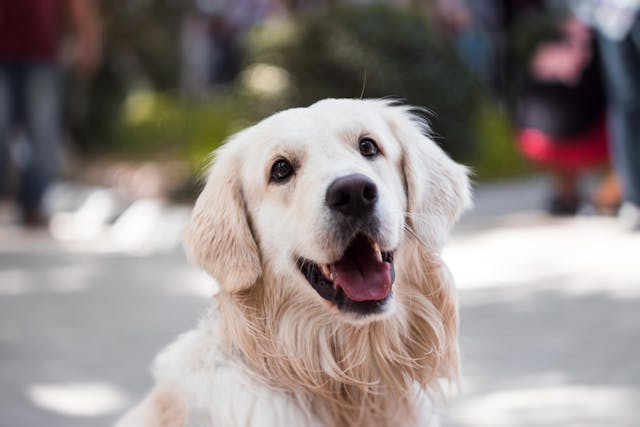
#> input picture images/dog.jpg, 640 x 427 px
$ jupyter execute --allow-errors test2.ipynb
#> lines starting #> are read from the running program, lines starting #| are printed output that depends on the picture; after the words box and inside, x2 and y2 are one past the last pixel; in counts of white or black regions, pixels touching at a corner belong together
[cell 1]
import cv2
import numpy as np
DEFAUL_IMAGE_PATH = "./images/dog.jpg"
DEFAUL_VIDEO_PATH = "./videos/dog.mp4"
print("setting complete")

[cell 2]
img = cv2.imread(DEFAUL_IMAGE_PATH)
#> img is the input picture: shape (427, 640, 3); mean B, G, R 132.3, 135.1, 144.1
cv2.imshow("img", img)
cv2.waitKey(0)
cv2.destroyAllWindows()

[cell 3]
cap = cv2.VideoCapture(DEFAUL_VIDEO_PATH)
fps = cap.get(cv2.CAP_PROP_FPS)

while cap.isOpened():
  ret, frame = cap.read()
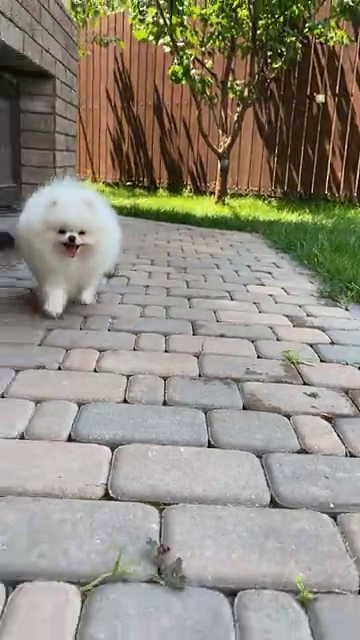
#> input picture frame 11 of videos/dog.mp4, 360 x 640 px
#> frame is the input picture: shape (640, 360, 3); mean B, G, R 126.9, 139.6, 145

  if not ret:
    break

  cv2.imshow("video", frame)

  if cv2.waitKey(int(1000/fps)) == ord("q"):
#> (key q is pressed here)
    break

cap.release()
cv2.destroyAllWindows()

[cell 4]
cap = cv2.VideoCapture(0)

if not cap.isOpened():
  exit()

while True:
  ret, frame = cap.read()

  if not ret:
    break

  cv2.imshow("cam", frame)

  if cv2.waitKey(1) == ord("q"):
#> (key q is pressed here)
    break

cap.release()
cv2.destroyAllWindows()

[cell 5]
canvas = np.zeros((460,640,3),dtype=np.uint8)
canvas[100:200, 300:400] = (255,255,255)
cv2.line(canvas, (200,250), (400,450),(255,255,0), 10, cv2.LINE_AA)
cv2.circle(canvas, (350,300), 50,(255,255,0), 10, cv2.LINE_AA)
cv2.circle(canvas, (50,100), 50,(255,0,255), cv2.FILLED, cv2.LINE_AA)
cv2.rectangle(canvas, (300,20), (350,120),(255,0,255), cv2.FILLED, cv2.LINE_AA)
mat = np.array([[[10,100],[50,200],[90,100]]])
cv2.polylines(canvas, mat, True, (0,255,255), 10, cv2.LINE_AA)
mat_2 = np.array([[[110,100],[150,200],[190,100]]])
cv2.fillPoly(canvas, mat_2, (0,255,255), cv2.LINE_AA)
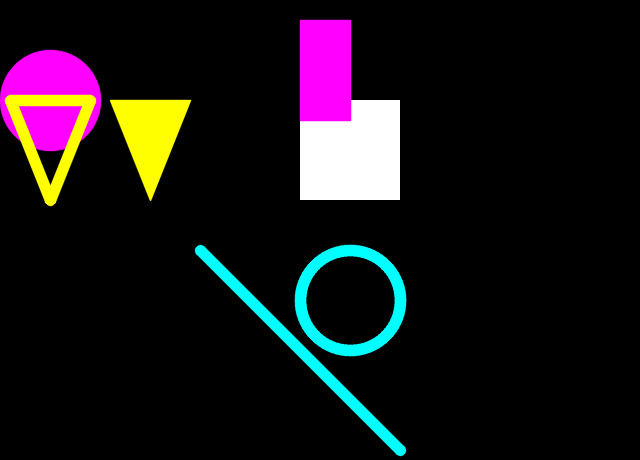
#> canvas: shape (460, 640, 3); mean of channels 0, 1, 2 23.5, 20.2, 24; drawn as B, G, R
cv2.imshow("canvas", canvas)
cv2.waitKey(0)
cv2.destroyAllWindows()

[cell 6]
canvas = np.zeros((460,640,3),dtype=np.uint8)
cv2.putText(canvas,"I like chicken", (50,50), cv2.FONT_HERSHEY_PLAIN, 1, (255,255,255),1)
cv2.imshow("text", canvas)
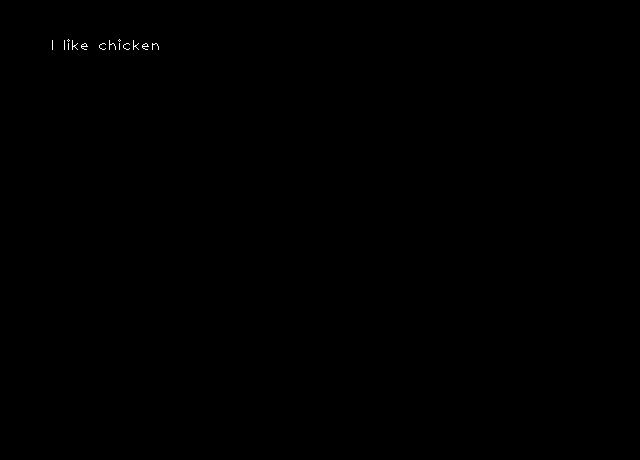
#> window 'text': shape (460, 640, 3); 0.06% white in thin lines or dots, all inside (x1, y1, x2, y2) = (52, 39, 159, 50)
cv2.waitKey(0)
cv2.destroyAllWindows()

[cell 7]
img = cv2.imread(DEFAUL_IMAGE_PATH)
cv2.imwrite("new.jpg",img)
#> Out = True

[cell 8]
video = cv2.VideoCapture(DEFAUL_VIDEO_PATH)

fourcc = cv2.VideoWriter_fourcc(*"H264")
fps = video.get(cv2.CAP_PROP_FPS)
width = round(video.get(cv2.CAP_PROP_FRAME_WIDTH))
height = round(video.get(cv2.CAP_PROP_FRAME_HEIGHT))
out = cv2.VideoWriter("new.mp4",fourcc,fps,(width,height))

while video.isOpened():
  ret, frame = video.read()

  if not ret:
    break

  out.write(frame)
  cv2.imshow("write", frame)

  if cv2.waitKey(int(1000/fps)) == ord("q"):
#> (key q is pressed here)
    break

out.release()
video.release()
cv2.destroyAllWindows()

[cell 9]
img = cv2.imread(DEFAUL_IMAGE_PATH)

dst = cv2.resize(img, None, fx=3, fy=3, interpolation=cv2.INTER_CUBIC)
cv2.imshow("img", dst)
cv2.waitKey(0)
cv2.destroyAllWindows()

[cell 10]
img = cv2.imread(DEFAUL_IMAGE_PATH)
cropped = img[100:200, 300:400]
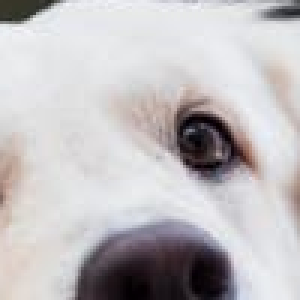
#> cropped: shape (100, 100, 3) (shown 3 times larger); mean B, G, R 191.2, 189.1, 192.3
img[150:250, 350:450] = cropped
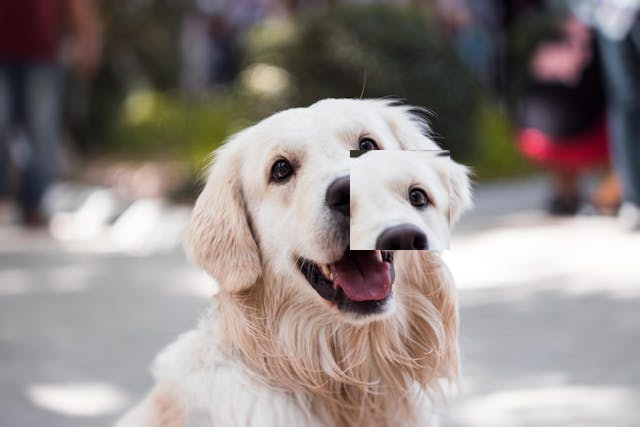
#> img: shape (427, 640, 3); 3.66% of pixels changed, all inside (x1, y1, x2, y2) = (350, 150, 450, 250)
cv2.imshow("img",img)
cv2.waitKey()
cv2.destroyAllWindows()

[cell 11]
img = cv2.imread(DEFAUL_IMAGE_PATH)
dst = cv2.flip(img,-1)
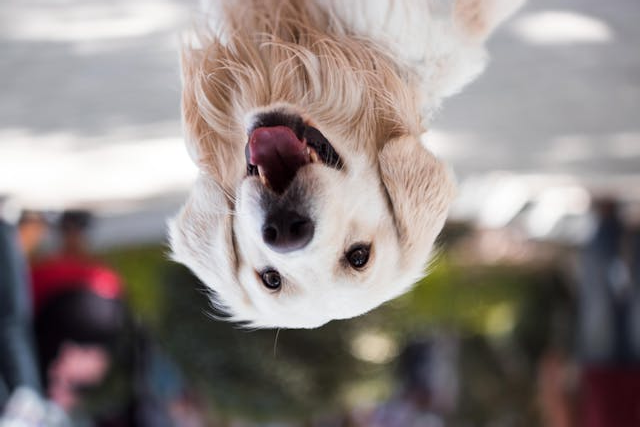
#> dst: shape (427, 640, 3); mean B, G, R 132.3, 135.1, 144.1
cv2.imshow("img1",img)
cv2.imshow("img2",dst)
cv2.waitKey()
cv2.destroyAllWindows()

[cell 12]
img = cv2.imread(DEFAUL_IMAGE_PATH)
dst = cv2.rotate(img, cv2.ROTATE_90_CLOCKWISE)
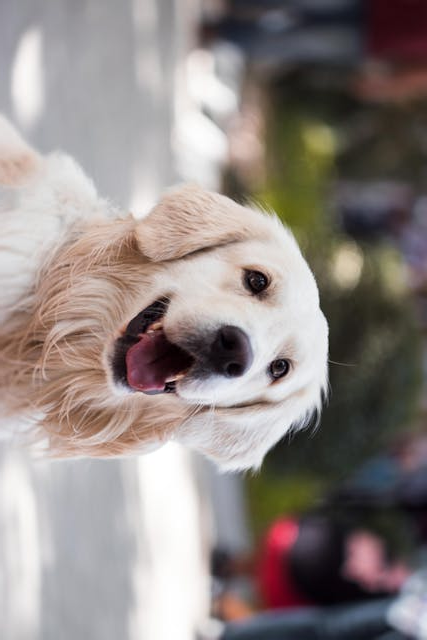
#> dst: shape (640, 427, 3); mean B, G, R 132.3, 135.1, 144.1
cv2.imshow("rotate",dst)
cv2.waitKey()
cv2.destroyAllWindows()

[cell 13]
img = cv2.imread(DEFAUL_IMAGE_PATH)
dst = cv2.cvtColor(img, cv2.COLOR_BGR2GRAY)
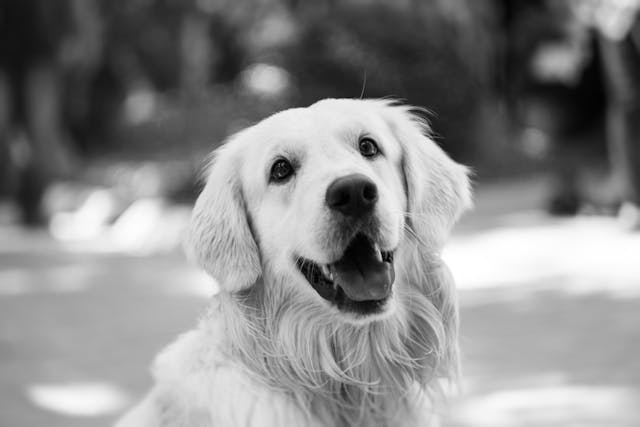
#> dst: shape (427, 640); min 1, max 255, mean 137.4
cv2.imshow("color",dst)
cv2.waitKey()
cv2.destroyAllWindows()

[cell 14]
img = cv2.imread(DEFAUL_IMAGE_PATH)
sigma = 4
dst = cv2.GaussianBlur(img, (0,0), sigma)
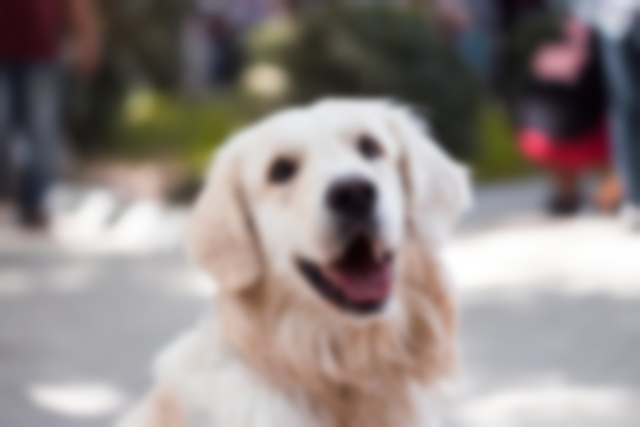
#> dst: shape (427, 640, 3); mean B, G, R 132.3, 135.1, 144.1
cv2.imshow("blur",dst)
cv2.waitKey()
cv2.destroyAllWindows()

[cell 15]
img = cv2.imread("./images/card.jpg")
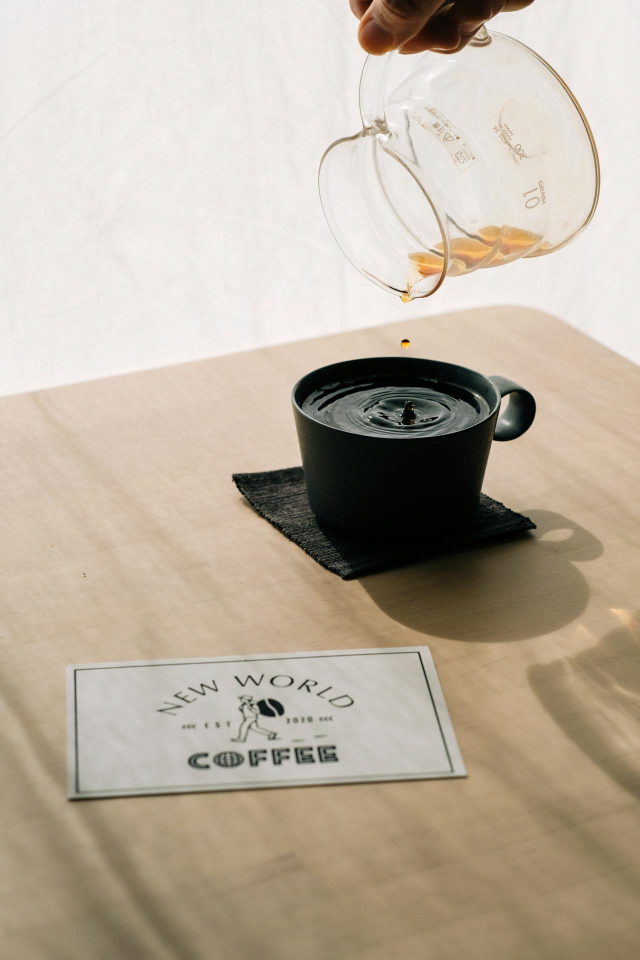
#> input picture images/card.jpg, 1280 x 1920 px (shown at 1/2 size)
#> img is the input picture: shape (1920, 1280, 3); mean B, G, R 159.5, 175.4, 187.3

width, height = 360, 240
# 선택 어레이
src = np.array([[128,1328],[855,1289],[935,1550],[135,1601]], dtype=np.float32)
dst = np.array([[0,0],[width,0],[width, height],[0, height]], dtype=np.float32)
# 매트릭스 생성
mat = cv2.perspectiveTransform(src,dst)
# 매트릭스로 이미지 생성
#> (the rest of this cell did not finish here and is left out)
